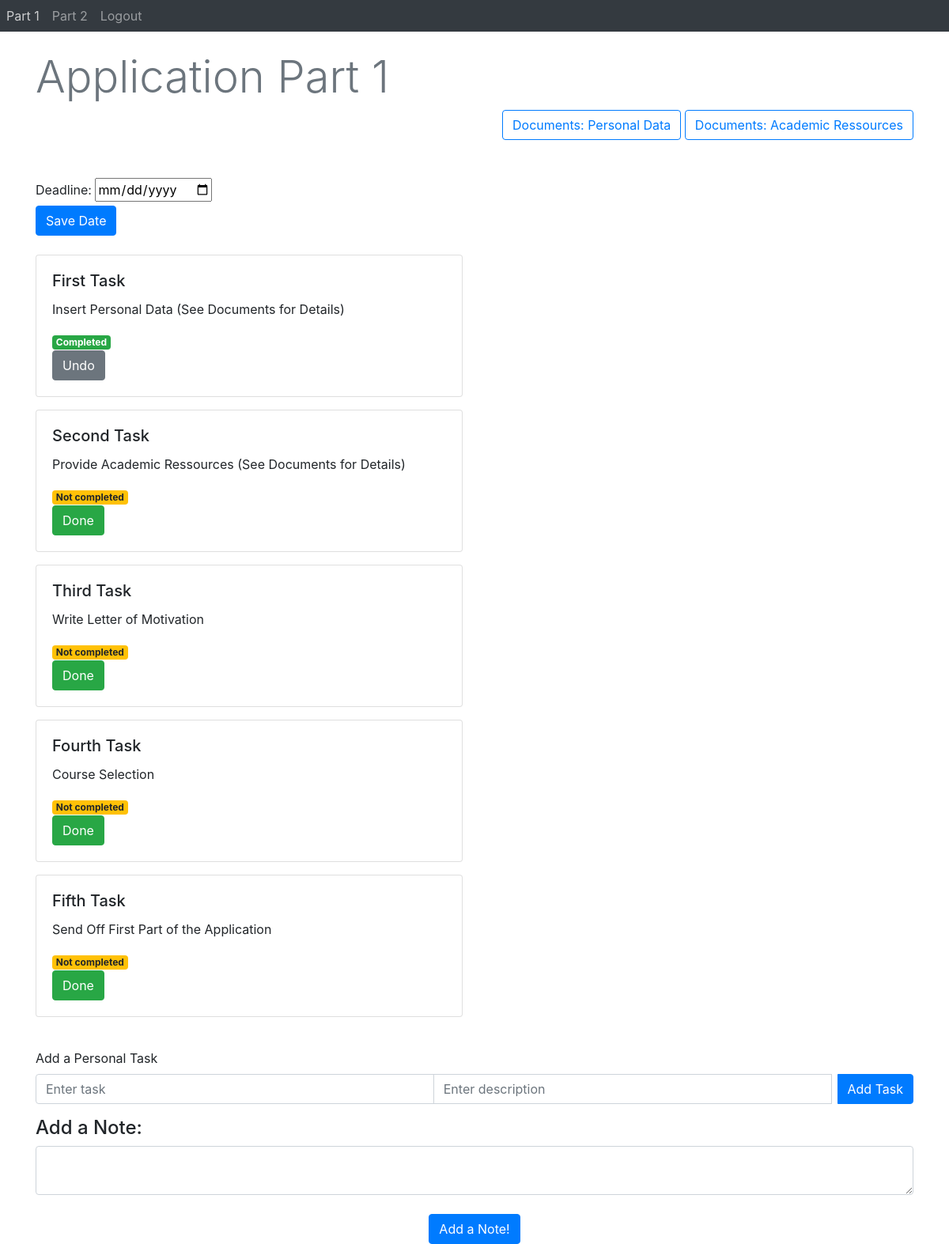
The app's page /ApplicationPart1 (signed in) with its own data.
### Webapp/models.py (models this page shows)
class Task(db.Model):
    id = db.Column(db.Integer, primary_key=True)
    title = db.Column(db.String(100))
    description = db.Column(db.String(100))
    page_name = db.Column(db.String(50), nullable=False)
    completed = db.Column(db.Boolean, default=False)
    user_id = db.Column(db.Integer, db.ForeignKey('user.id'), nullable=True)

### Webapp/views.py (the view)
@views.route('ApplicationPart1', methods=['GET', 'POST', 'DELETE'])
@login_required
def ApplicationPart1():
    tasks = [
        {'title': 'First Task', 'description': 'Insert Personal Data (See Documents for Details)', 'page_name' : 'Part 1', 'user_id' : current_user.id},
        {'title': 'Second Task', 'description': 'Provide Academic Ressources (See Documents for Details)', 'page_name' : 'Part 1', 'user_id' : current_user.id},
        {'title': 'Third Task', 'description': 'Write Letter of Motivation', 'page_name' : 'Part 1', 'user_id' : current_user.id},
        {'title': 'Fourth Task', 'description': 'Course Selection', 'page_name' : 'Part 1', 'user_id' : current_user.id},
        {'title': 'Fifth Task', 'description': 'Send Off First Part of the Application', 'page_name' : 'Part 1', 'user_id' : current_user.id}
        ]
    for task in tasks:
            title = task['title']
            description = task['description']
            page_name = task['page_name']
            user_id = task['user_id']
            existing_task = Task.query.filter_by(title=title, description=description, page_name=page_name, user_id = user_id).first()
            if existing_task:
                print("Task already exists in DB.")
            else:
                new_task = Task(title=title, description=description, page_name=page_name, user_id = user_id)
                db.session.add(new_task)
    db.session.commit()
    return render_template("applicationPart1.html", user=current_user)

### Webapp/__init__.py (called while the page is built)
def create_app():
    app = Flask(__name__)
    app.config['SECRET_KEY'] = "Rookie Coders"
    app.config['SQLALCHEMY_DATABASE_URI'] = f'sqlite:///{DB_NAME}'
    db.init_app(app)
    from .views import views
    from .auth import auth
    app.register_blueprint(views, url_prefix='/')
    app.register_blueprint(auth, url_prefix='/')
    from .models import User, Task
    with app.app_context():
        db.create_all()
        tasks = Task.query.all()
        for task in tasks:
           db.session.delete(task)
        db.session.commit()
    login_manager = LoginManager()
    login_manager.login_view = 'auth.login'
    login_manager.init_app(app)
    @login_manager.user_loader
    def load_user(id):
        return User.query.get(int(id))
    return app

### Webapp/templates/applicationPart1.html (shortened to what this page needs)
{% extends "base.html" %} {% block title %}Application Part 1{%endblock %}
{% block content %}
<head>
  <link rel="stylesheet" href="{{ url_for('static', filename='css/custom.css') }}">
</head>
<br>
<h1 class="display-4 text-muted">Application Part 1</h1>
<div class = "text-right">
    <button type="submit" onclick="location.href='http://127.0.0.1:5000/SubTaskPersonalData'"class="btn btn-outline-primary">Documents: Personal Data</button>
    <button type="submit" onclick="location.href='http://127.0.0.1:5000/SubTaskAcademicRessources'"class="btn btn-outline-primary">Documents: Academic Ressources</button>
</div>
<br />
<br />
<form action="/save-datePart1" method = "POST" >
    <label for ="date">Deadline:</label>
    <input type = "date" id = "date" name="date"> </input>
    <br />
    <div align = "left">
        <button type = "submit" class = "btn btn-primary">Save Date</button>
    </div>
</form>
<br>
<div class="row">
  <div class="col-md-6">
    {% for task in user.tasks %}
      {% if task.page_name == 'Part 1' %}
        <div class="card mb-3">
          <div class="card-body">
            <h5 class="card-title">{{ task.title }}</h5>
            <p class="card-text">{{ task.description }}</p>
            {% if task.completed == false %}
              <span class="badge badge-warning">Not completed</span>
            {% else %}
              <span class="badge badge-success">Completed</span>
            {% endif %}
            <div>
              {% if task.completed == false %}
                <button type="button" onClick="location.href='/completeTaskPart1/{{ task.id }}'" class="btn btn-success">Done</button>
              {% else %}
                <button type="button" onClick="location.href='/completeTaskPart1/{{ task.id }}'" class="btn btn-secondary">Undo</button>
              {% endif %}
            </div>
          </div>
        </div>
      {% endif %}
    {% endfor %}
  </div>
</div>
<br>
<form action="/addTaskPart1" method="POST">
  <div class="form-group">
    <label for="title">Add a Personal Task</label>
    <div class="input-group">
      <input type="text" class="form-control" name="title" placeholder="Enter task">
      <input type="text" class="form-control" name="description" placeholder="Enter description">
      <div class="input-group-append">
        <button type="submit" class="btn btn-primary ml-2">Add Task</button>
      </div>
    </div>
  </div>
</form>
<h4> Add a Note: </h4>
<form action ="/addNotePart1" method = "POST" >
    <textarea name = "notePart1" id = "notePart1" class = "form-control"> </textarea>
    <br />
    <div align = "center">
    <button type = "submit" class = "btn btn-primary">Add a Note!</button>
    </div>
</form>
{% endblock %}

### Webapp/templates/base.html (shortened to what this page needs)
<!DOCTYPE html>
<html>
<head>
    <link rel="stylesheet" href="https://stackpath.bootstrapcdn.com/bootstrap/4.4.1/css/bootstrap.min.css"
 />
    <link rel="stylesheet" href="https://stackpath.bootstrapcdn.com/font-awesome/4.7.0/css/font-awesome.min.css"
 />
</head>
<body>
    <nav class="navbar-expand-lg navbar-dark bg-dark">
        <div class="collapse navbar-collapse" id="navbar">
            <div class="navbar-nav">
                {% if current_user.is_authenticated %}
                <a class="nav-item nav-link" id="application1" href="/ApplicationPart1">Part 1</a>
                <a class="nav-item nav-link" id="application2" href="/ApplicationPart2">Part 2</a>
                <a class="nav-item nav-link" id="logout" href="/logout">Logout</a>
                {% else %}
                <a class="nav-item nav-link" id="login" href="/login">Login</a>
                <a class="nav-item nav-link" id="signUp" href="/sign_up">Sign Up</a>
                <a class="nav-item nav-link" id="infopage" href="/infoPage">Info</a>
                {% endif %}
            </div>
        </div>
    </nav>
    <div class="container">
        {% block content %}
        {% endblock %}
    </div>
</body>
</html>

### records on screen
Task: title "First Task", description "Insert Personal Data (See Documents for Details)", completed "Completed"
Task: title "Second Task", description "Provide Academic Ressources (See Documents for Details)", completed "Not completed"
Task: title "Third Task", description "Write Letter of Motivation", completed "Not completed"
Task: title "Fourth Task", description "Course Selection", completed "Not completed"
Task: title "Fifth Task", description "Send Off First Part of the Application", completed "Not completed"
